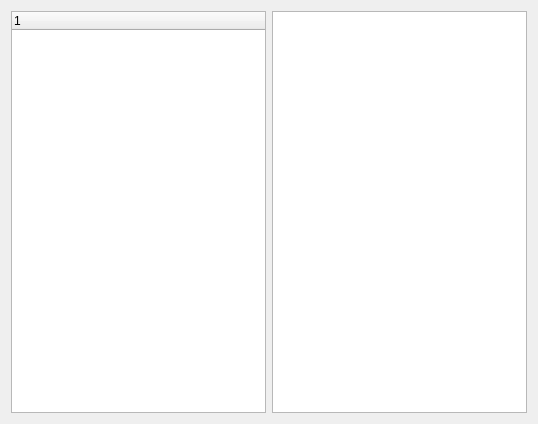
<?xml version="1.0" encoding="UTF-8"?>
<ui version="4.0">
 <class>TreeView</class>
 <widget class="QWidget" name="TreeView">
  <property name="geometry">
   <rect>
    <x>0</x>
    <y>0</y>
    <width>538</width>
    <height>424</height>
   </rect>
  </property>
  <property name="windowTitle">
   <string>Form</string>
  </property>
  <layout class="QHBoxLayout" name="horizontalLayout">
   <item>
    <widget class="QTreeWidget" name="treeWidget">
     <column>
      <property name="text">
       <string notr="true">1</string>
      </property>
     </column>
    </widget>
   </item>
   <item>
    <widget class="QTreeView" name="treeView"/>
   </item>
  </layout>
 </widget>
 <resources/>
 <connections/>
</ui>
